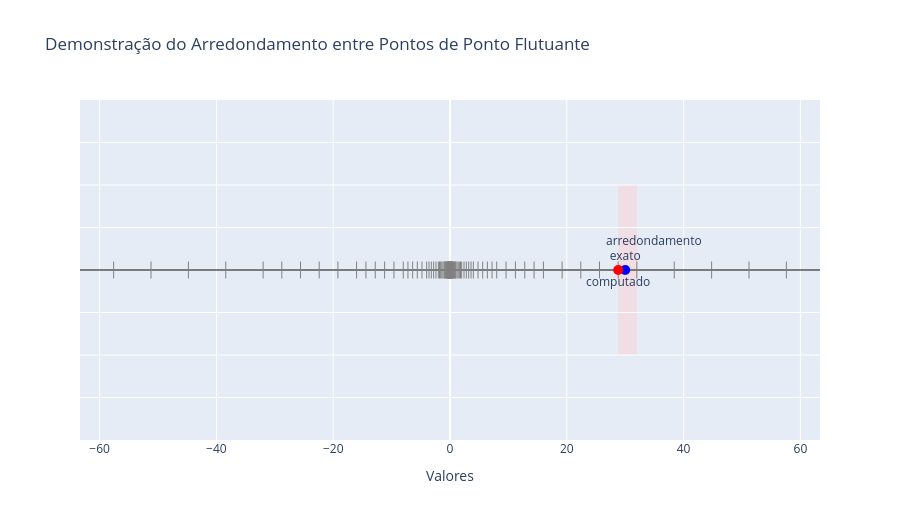

The code cell stored with this chart in its notebook:
### Code cell
import numpy as np
import plotly.graph_objects as go

def generate_float_density(min_power=-5, max_power=5, points_per_power=5):
    """Gera pontos simulando densidade de números de ponto flutuante."""
    points = []
    for exp in range(min_power, max_power + 1):
        start = 2**exp
        ulp = start / points_per_power
        for i in range(points_per_power):
            points.append(start + i * ulp)
        # também adiciona negativos
        for i in range(points_per_power):
            points.append(-start - i * ulp)
    return sorted(points)

float_points = generate_float_density()

tick_height = 1e-12

fig = go.Figure()

# Eixo horizontal
fig.add_trace(go.Scatter(
    x=[min(float_points)*1.1, max(float_points)*1.1],
    y=[0,0],
    mode='lines',
    line=dict(color='black', width=1),
    showlegend=False
))

# Marcas dos pontos representáveis
for point in float_points:
    fig.add_trace(go.Scatter(
        x=[point, point],
        y=[-tick_height, tick_height],
        mode='lines',
        line=dict(color='gray', width=1),
        showlegend=False
    ))

# Valores escolhidos
exact_value = 30
computed_value = 28.8

# Encontrar os dois floats mais próximos do valor exato
nearest_points = sorted(float_points, key=lambda x: abs(x - exact_value))[:2]
left, right = sorted(nearest_points)

# Destacar a faixa de arredondamento
fig.add_shape(
    type="rect",
    x0=left,
    x1=right,
    y0=-tick_height*10,
    y1=tick_height*10,
    fillcolor="rgba(255, 200, 200, 0.4)",
    line=dict(width=0),
    layer="below"
)

# Ponto exato (valor real)
fig.add_trace(go.Scatter(
    x=[exact_value],
    y=[0],
    mode='markers+text',
    marker=dict(size=10, color='blue'),
    text=['exato'],
    textposition='top center'
))

# Ponto computado (arredondado)
fig.add_trace(go.Scatter(
    x=[computed_value],
    y=[0],
    mode='markers+text',
    marker=dict(size=10, color='red'),
    text=['computado'],
    textposition='bottom center'
))

# Seta de arredondamento
fig.add_annotation(
    x=exact_value,
    y=0,
    ax=computed_value,
    ay=0,
    arrowhead=3,
    arrowsize=1,
    arrowwidth=1.5,
    arrowcolor='red',
    text="arredondamento",
    font=dict(size=12),
    yshift=30
)

# Layout
fig.update_layout(
    title='Demonstração do Arredondamento entre Pontos de Ponto Flutuante',
    xaxis=dict(
        title='Valores',
        zeroline=True,
        showgrid=True
    ),
    yaxis=dict(
        showticklabels=False,
        range=[-tick_height * 20, tick_height * 20],
        zeroline=False
    ),
    showlegend=False,
    height=520
)

fig.show()

### Figure 1 — Plotly figure (JSON) as saved in the notebook; plotly's stock layout.template omitted (floating-point values rounded to 4 significant figures)
{"data": [{"line": {"color": "black", "width": 1}, "mode": "lines", "showlegend": false, "type": "scatter", "x": [-63.36, 63.36], "y": [0, 0]}, {"line": {"color": "gray", "width": 1}, "mode": "lines", "showlegend": false, "type": "scatter", "x": [-57.6, -57.6], "y": [-1e-12, 1e-12]}, {"line": {"color": "gray", "width": 1}, "mode": "lines", "showlegend": false, "type": "scatter", "x": [-51.2, -51.2], "y": [-1e-12, 1e-12]}, {"line": {"color": "gray", "width": 1}, "mode": "lines", "showlegend": false, "type": "scatter", "x": [-44.8, -44.8], "y": [-1e-12, 1e-12]}, {"line": {"color": "gray", "width": 1}, "mode": "lines", "showlegend": false, "type": "scatter", "x": [-38.4, -38.4], "y": [-1e-12, 1e-12]}, {"line": {"color": "gray", "width": 1}, "mode": "lines", "showlegend": false, "type": "scatter", "x": [-32, -32], "y": [-1e-12, 1e-12]}, {"line": {"color": "gray", "width": 1}, "mode": "lines", "showlegend": false, "type": "scatter", "x": [-28.8, -28.8], "y": [-1e-12, 1e-12]}, {"line": {"color": "gray", "width": 1}, "mode": "lines", "showlegend": false, "type": "scatter", "x": [-25.6, -25.6], "y": [-1e-12, 1e-12]}, {"line": {"color": "gray", "width": 1}, "mode": "lines", "showlegend": false, "type": "scatter", "x": [-22.4, -22.4], "y": [-1e-12, 1e-12]}, {"line": {"color": "gray", "width": 1}, "mode": "lines", "showlegend": false, "type": "scatter", "x": [-19.2, -19.2], "y": [-1e-12, 1e-12]}, {"line": {"color": "gray", "width": 1}, "mode": "lines", "showlegend": false, "type": "scatter", "x": [-16, -16], "y": [-1e-12, 1e-12]}, {"line": {"color": "gray", "width": 1}, "mode": "lines", "showlegend": false, "type": "scatter", "x": [-14.4, -14.4], "y": [-1e-12, 1e-12]}, {"line": {"color": "gray", "width": 1}, "mode": "lines", "showlegend": false, "type": "scatter", "x": [-12.8, -12.8], "y": [-1e-12, 1e-12]}, {"line": {"color": "gray", "width": 1}, "mode": "lines", "showlegend": false, "type": "scatter", "x": [-11.2, -11.2], "y": [-1e-12, 1e-12]}, {"line": {"color": "gray", "width": 1}, "mode": "lines", "showlegend": false, "type": "scatter", "x": [-9.6, -9.6], "y": [-1e-12, 1e-12]}, {"line": {"color": "gray", "width": 1}, "mode": "lines", "showlegend": false, "type": "scatter", "x": [-8, -8], "y": [-1e-12, 1e-12]}, {"line": {"color": "gray", "width": 1}, "mode": "lines", "showlegend": false, "type": "scatter", "x": [-7.2, -7.2], "y": [-1e-12, 1e-12]}, {"line": {"color": "gray", "width": 1}, "mode": "lines", "showlegend": false, "type": "scatter", "x": [-6.4, -6.4], "y": [-1e-12, 1e-12]}, {"line": {"color": "gray", "width": 1}, "mode": "lines", "showlegend": false, "type": "scatter", "x": [-5.6, -5.6], "y": [-1e-12, 1e-12]}, {"line": {"color": "gray", "width": 1}, "mode": "lines", "showlegend": false, "type": "scatter", "x": [-4.8, -4.8], "y": [-1e-12, 1e-12]}, {"line": {"color": "gray", "width": 1}, "mode": "lines", "showlegend": false, "type": "scatter", "x": [-4, -4], "y": [-1e-12, 1e-12]}, {"line": {"color": "gray", "width": 1}, "mode": "lines", "showlegend": false, "type": "scatter", "x": [-3.6, -3.6], "y": [-1e-12, 1e-12]}, {"line": {"color": "gray", "width": 1}, "mode": "lines", "showlegend": false, "type": "scatter", "x": [-3.2, -3.2], "y": [-1e-12, 1e-12]}, {"line": {"color": "gray", "width": 1}, "mode": "lines", "showlegend": false, "type": "scatter", "x": [-2.8, -2.8], "y": [-1e-12, 1e-12]}, {"line": {"color": "gray", "width": 1}, "mode": "lines", "showlegend": false, "type": "scatter", "x": [-2.4, -2.4], "y": [-1e-12, 1e-12]}, {"line": {"color": "gray", "width": 1}, "mode": "lines", "showlegend": false, "type": "scatter", "x": [-2, -2], "y": [-1e-12, 1e-12]}, {"line": {"color": "gray", "width": 1}, "mode": "lines", "showlegend": false, "type": "scatter", "x": [-1.8, -1.8], "y": [-1e-12, 1e-12]}, {"line": {"color": "gray", "width": 1}, "mode": "lines", "showlegend": false, "type": "scatter", "x": [-1.6, -1.6], "y": [-1e-12, 1e-12]}, {"line": {"color": "gray", "width": 1}, "mode": "lines", "showlegend": false, "type": "scatter", "x": [-1.4, -1.4], "y": [-1e-12, 1e-12]}, {"line": {"color": "gray", "width": 1}, "mode": "lines", "showlegend": false, "type": "scatter", "x": [-1.2, -1.2], "y": [-1e-12, 1e-12]}, {"line": {"color": "gray", "width": 1}, "mode": "lines", "showlegend": false, "type": "scatter", "x": [-1, -1], "y": [-1e-12, 1e-12]}, {"line": {"color": "gray", "width": 1}, "mode": "lines", "showlegend": false, "type": "scatter", "x": [-0.9, -0.9], "y": [-1e-12, 1e-12]}, {"line": {"color": "gray", "width": 1}, "mode": "lines", "showlegend": false, "type": "scatter", "x": [-0.8, -0.8], "y": [-1e-12, 1e-12]}, {"line": {"color": "gray", "width": 1}, "mode": "lines", "showlegend": false, "type": "scatter", "x": [-0.7, -0.7], "y": [-1e-12, 1e-12]}, {"line": {"color": "gray", "width": 1}, "mode": "lines", "showlegend": false, "type": "scatter", "x": [-0.6, -0.6], "y": [-1e-12, 1e-12]}, {"line": {"color": "gray", "width": 1}, "mode": "lines", "showlegend": false, "type": "scatter", "x": [-0.5, -0.5], "y": [-1e-12, 1e-12]}, {"line": {"color": "gray", "width": 1}, "mode": "lines", "showlegend": false, "type": "scatter", "x": [-0.45, -0.45], "y": [-1e-12, 1e-12]}, {"line": {"color": "gray", "width": 1}, "mode": "lines", "showlegend": false, "type": "scatter", "x": [-0.4, -0.4], "y": [-1e-12, 1e-12]}, {"line": {"color": "gray", "width": 1}, "mode": "lines", "showlegend": false, "type": "scatter", "x": [-0.35, -0.35], "y": [-1e-12, 1e-12]}, {"line": {"color": "gray", "width": 1}, "mode": "lines", "showlegend": false, "type": "scatter", "x": [-0.3, -0.3], "y": [-1e-12, 1e-12]}, {"line": {"color": "gray", "width": 1}, "mode": "lines", "showlegend": false, "type": "scatter", "x": [-0.25, -0.25], "y": [-1e-12, 1e-12]}, {"line": {"color": "gray", "width": 1}, "mode": "lines", "showlegend": false, "type": "scatter", "x": [-0.225, -0.225], "y": [-1e-12, 1e-12]}, {"line": {"color": "gray", "width": 1}, "mode": "lines", "showlegend": false, "type": "scatter", "x": [-0.2, -0.2], "y": [-1e-12, 1e-12]}, {"line": {"color": "gray", "width": 1}, "mode": "lines", "showlegend": false, "type": "scatter", "x": [-0.175, -0.175], "y": [-1e-12, 1e-12]}, {"line": {"color": "gray", "width": 1}, "mode": "lines", "showlegend": false, "type": "scatter", "x": [-0.15, -0.15], "y": [-1e-12, 1e-12]}, {"line": {"color": "gray", "width": 1}, "mode": "lines", "showlegend": false, "type": "scatter", "x": [-0.125, -0.125], "y": [-1e-12, 1e-12]}, {"line": {"color": "gray", "width": 1}, "mode": "lines", "showlegend": false, "type": "scatter", "x": [-0.1125, -0.1125], "y": [-1e-12, 1e-12]}, {"line": {"color": "gray", "width": 1}, "mode": "lines", "showlegend": false, "type": "scatter", "x": [-0.1, -0.1], "y": [-1e-12, 1e-12]}, {"line": {"color": "gray", "width": 1}, "mode": "lines", "showlegend": false, "type": "scatter", "x": [-0.0875, -0.0875], "y": [-1e-12, 1e-12]}, {"line": {"color": "gray", "width": 1}, "mode": "lines", "showlegend": false, "type": "scatter", "x": [-0.075, -0.075], "y": [-1e-12, 1e-12]}, {"line": {"color": "gray", "width": 1}, "mode": "lines", "showlegend": false, "type": "scatter", "x": [-0.0625, -0.0625], "y": [-1e-12, 1e-12]}, {"line": {"color": "gray", "width": 1}, "mode": "lines", "showlegend": false, "type": "scatter", "x": [-0.05625, -0.05625], "y": [-1e-12, 1e-12]}, {"line": {"color": "gray", "width": 1}, "mode": "lines", "showlegend": false, "type": "scatter", "x": [-0.05, -0.05], "y": [-1e-12, 1e-12]}, {"line": {"color": "gray", "width": 1}, "mode": "lines", "showlegend": false, "type": "scatter", "x": [-0.04375, -0.04375], "y": [-1e-12, 1e-12]}, {"line": {"color": "gray", "width": 1}, "mode": "lines", "showlegend": false, "type": "scatter", "x": [-0.0375, -0.0375], "y": [-1e-12, 1e-12]}, {"line": {"color": "gray", "width": 1}, "mode": "lines", "showlegend": false, "type": "scatter", "x": [-0.03125, -0.03125], "y": [-1e-12, 1e-12]}, {"line": {"color": "gray", "width": 1}, "mode": "lines", "showlegend": false, "type": "scatter", "x": [0.03125, 0.03125], "y": [-1e-12, 1e-12]}, {"line": {"color": "gray", "width": 1}, "mode": "lines", "showlegend": false, "type": "scatter", "x": [0.0375, 0.0375], "y": [-1e-12, 1e-12]}, {"line": {"color": "gray", "width": 1}, "mode": "lines", "showlegend": false, "type": "scatter", "x": [0.04375, 0.04375], "y": [-1e-12, 1e-12]}, {"line": {"color": "gray", "width": 1}, "mode": "lines", "showlegend": false, "type": "scatter", "x": [0.05, 0.05], "y": [-1e-12, 1e-12]}, {"line": {"color": "gray", "width": 1}, "mode": "lines", "showlegend": false, "type": "scatter", "x": [0.05625, 0.05625], "y": [-1e-12, 1e-12]}, {"line": {"color": "gray", "width": 1}, "mode": "lines", "showlegend": false, "type": "scatter", "x": [0.0625, 0.0625], "y": [-1e-12, 1e-12]}, {"line": {"color": "gray", "width": 1}, "mode": "lines", "showlegend": false, "type": "scatter", "x": [0.075, 0.075], "y": [-1e-12, 1e-12]}, {"line": {"color": "gray", "width": 1}, "mode": "lines", "showlegend": false, "type": "scatter", "x": [0.0875, 0.0875], "y": [-1e-12, 1e-12]}, {"line": {"color": "gray", "width": 1}, "mode": "lines", "showlegend": false, "type": "scatter", "x": [0.1, 0.1], "y": [-1e-12, 1e-12]}, {"line": {"color": "gray", "width": 1}, "mode": "lines", "showlegend": false, "type": "scatter", "x": [0.1125, 0.1125], "y": [-1e-12, 1e-12]}, {"line": {"color": "gray", "width": 1}, "mode": "lines", "showlegend": false, "type": "scatter", "x": [0.125, 0.125], "y": [-1e-12, 1e-12]}, {"line": {"color": "gray", "width": 1}, "mode": "lines", "showlegend": false, "type": "scatter", "x": [0.15, 0.15], "y": [-1e-12, 1e-12]}, {"line": {"color": "gray", "width": 1}, "mode": "lines", "showlegend": false, "type": "scatter", "x": [0.175, 0.175], "y": [-1e-12, 1e-12]}, {"line": {"color": "gray", "width": 1}, "mode": "lines", "showlegend": false, "type": "scatter", "x": [0.2, 0.2], "y": [-1e-12, 1e-12]}, {"line": {"color": "gray", "width": 1}, "mode": "lines", "showlegend": false, "type": "scatter", "x": [0.225, 0.225], "y": [-1e-12, 1e-12]}, {"line": {"color": "gray", "width": 1}, "mode": "lines", "showlegend": false, "type": "scatter", "x": [0.25, 0.25], "y": [-1e-12, 1e-12]}, {"line": {"color": "gray", "width": 1}, "mode": "lines", "showlegend": false, "type": "scatter", "x": [0.3, 0.3], "y": [-1e-12, 1e-12]}, {"line": {"color": "gray", "width": 1}, "mode": "lines", "showlegend": false, "type": "scatter", "x": [0.35, 0.35], "y": [-1e-12, 1e-12]}, {"line": {"color": "gray", "width": 1}, "mode": "lines", "showlegend": false, "type": "scatter", "x": [0.4, 0.4], "y": [-1e-12, 1e-12]}, {"line": {"color": "gray", "width": 1}, "mode": "lines", "showlegend": false, "type": "scatter", "x": [0.45, 0.45], "y": [-1e-12, 1e-12]}, {"line": {"color": "gray", "width": 1}, "mode": "lines", "showlegend": false, "type": "scatter", "x": [0.5, 0.5], "y": [-1e-12, 1e-12]}, {"line": {"color": "gray", "width": 1}, "mode": "lines", "showlegend": false, "type": "scatter", "x": [0.6, 0.6], "y": [-1e-12, 1e-12]}, {"line": {"color": "gray", "width": 1}, "mode": "lines", "showlegend": false, "type": "scatter", "x": [0.7, 0.7], "y": [-1e-12, 1e-12]}, {"line": {"color": "gray", "width": 1}, "mode": "lines", "showlegend": false, "type": "scatter", "x": [0.8, 0.8], "y": [-1e-12, 1e-12]}, {"line": {"color": "gray", "width": 1}, "mode": "lines", "showlegend": false, "type": "scatter", "x": [0.9, 0.9], "y": [-1e-12, 1e-12]}, {"line": {"color": "gray", "width": 1}, "mode": "lines", "showlegend": false, "type": "scatter", "x": [1, 1], "y": [-1e-12, 1e-12]}, {"line": {"color": "gray", "width": 1}, "mode": "lines", "showlegend": false, "type": "scatter", "x": [1.2, 1.2], "y": [-1e-12, 1e-12]}, {"line": {"color": "gray", "width": 1}, "mode": "lines", "showlegend": false, "type": "scatter", "x": [1.4, 1.4], "y": [-1e-12, 1e-12]}, {"line": {"color": "gray", "width": 1}, "mode": "lines", "showlegend": false, "type": "scatter", "x": [1.6, 1.6], "y": [-1e-12, 1e-12]}, {"line": {"color": "gray", "width": 1}, "mode": "lines", "showlegend": false, "type": "scatter", "x": [1.8, 1.8], "y": [-1e-12, 1e-12]}, {"line": {"color": "gray", "width": 1}, "mode": "lines", "showlegend": false, "type": "scatter", "x": [2, 2], "y": [-1e-12, 1e-12]}, {"line": {"color": "gray", "width": 1}, "mode": "lines", "showlegend": false, "type": "scatter", "x": [2.4, 2.4], "y": [-1e-12, 1e-12]}, {"line": {"color": "gray", "width": 1}, "mode": "lines", "showlegend": false, "type": "scatter", "x": [2.8, 2.8], "y": [-1e-12, 1e-12]}, {"line": {"color": "gray", "width": 1}, "mode": "lines", "showlegend": false, "type": "scatter", "x": [3.2, 3.2], "y": [-1e-12, 1e-12]}, {"line": {"color": "gray", "width": 1}, "mode": "lines", "showlegend": false, "type": "scatter", "x": [3.6, 3.6], "y": [-1e-12, 1e-12]}, {"line": {"color": "gray", "width": 1}, "mode": "lines", "showlegend": false, "type": "scatter", "x": [4, 4], "y": [-1e-12, 1e-12]}, {"line": {"color": "gray", "width": 1}, "mode": "lines", "showlegend": false, "type": "scatter", "x": [4.8, 4.8], "y": [-1e-12, 1e-12]}, {"line": {"color": "gray", "width": 1}, "mode": "lines", "showlegend": false, "type": "scatter", "x": [5.6, 5.6], "y": [-1e-12, 1e-12]}, {"line": {"color": "gray", "width": 1}, "mode": "lines", "showlegend": false, "type": "scatter", "x": [6.4, 6.4], "y": [-1e-12, 1e-12]}, {"line": {"color": "gray", "width": 1}, "mode": "lines", "showlegend": false, "type": "scatter", "x": [7.2, 7.2], "y": [-1e-12, 1e-12]}, {"line": {"color": "gray", "width": 1}, "mode": "lines", "showlegend": false, "type": "scatter", "x": [8, 8], "y": [-1e-12, 1e-12]}, {"line": {"color": "gray", "width": 1}, "mode": "lines", "showlegend": false, "type": "scatter", "x": [9.6, 9.6], "y": [-1e-12, 1e-12]}, {"line": {"color": "gray", "width": 1}, "mode": "lines", "showlegend": false, "type": "scatter", "x": [11.2, 11.2], "y": [-1e-12, 1e-12]}, {"line": {"color": "gray", "width": 1}, "mode": "lines", "showlegend": false, "type": "scatter", "x": [12.8, 12.8], "y": [-1e-12, 1e-12]}, {"line": {"color": "gray", "width": 1}, "mode": "lines", "showlegend": false, "type": "scatter", "x": [14.4, 14.4], "y": [-1e-12, 1e-12]}, {"line": {"color": "gray", "width": 1}, "mode": "lines", "showlegend": false, "type": "scatter", "x": [16, 16], "y": [-1e-12, 1e-12]}, {"line": {"color": "gray", "width": 1}, "mode": "lines", "showlegend": false, "type": "scatter", "x": [19.2, 19.2], "y": [-1e-12, 1e-12]}, {"line": {"color": "gray", "width": 1}, "mode": "lines", "showlegend": false, "type": "scatter", "x": [22.4, 22.4], "y": [-1e-12, 1e-12]}, {"line": {"color": "gray", "width": 1}, "mode": "lines", "showlegend": false, "type": "scatter", "x": [25.6, 25.6], "y": [-1e-12, 1e-12]}, {"line": {"color": "gray", "width": 1}, "mode": "lines", "showlegend": false, "type": "scatter", "x": [28.8, 28.8], "y": [-1e-12, 1e-12]}, {"line": {"color": "gray", "width": 1}, "mode": "lines", "showlegend": false, "type": "scatter", "x": [32, 32], "y": [-1e-12, 1e-12]}, {"line": {"color": "gray", "width": 1}, "mode": "lines", "showlegend": false, "type": "scatter", "x": [38.4, 38.4], "y": [-1e-12, 1e-12]}, {"line": {"color": "gray", "width": 1}, "mode": "lines", "showlegend": false, "type": "scatter", "x": [44.8, 44.8], "y": [-1e-12, 1e-12]}, {"line": {"color": "gray", "width": 1}, "mode": "lines", "showlegend": false, "type": "scatter", "x": [51.2, 51.2], "y": [-1e-12, 1e-12]}, {"line": {"color": "gray", "width": 1}, "mode": "lines", "showlegend": false, "type": "scatter", "x": [57.6, 57.6], "y": [-1e-12, 1e-12]}, {"marker": {"color": "blue", "size": 10}, "mode": "markers+text", "text": ["exato"], "textposition": "top center", "type": "scatter", "x": [30], "y": [0]}, {"marker": {"color": "red", "size": 10}, "mode": "markers+text", "text": ["computado"], "textposition": "bottom center", "type": "scatter", "x": [28.8], "y": [0]}], "layout": {"annotations": [{"arrowcolor": "red", "arrowhead": 3, "arrowsize": 1, "arrowwidth": 1.5, "ax": 28.8, "ay": 0, "font": {"size": 12}, "text": "arredondamento", "x": 30, "y": 0, "yshift": 30}], "height": 520, "shapes": [{"fillcolor": "rgba(255, 200, 200, 0.4)", "layer": "below", "line": {"width": 0}, "type": "rect", "x0": 28.8, "x1": 32, "y0": -1e-11, "y1": 1e-11}], "showlegend": false, "title": {"text": "Demonstração do Arredondamento entre Pontos de Ponto Flutuante"}, "xaxis": {"showgrid": true, "title": {"text": "Valores"}, "zeroline": true}, "yaxis": {"range": [-2e-11, 2e-11], "showticklabels": false, "zeroline": false}}}
